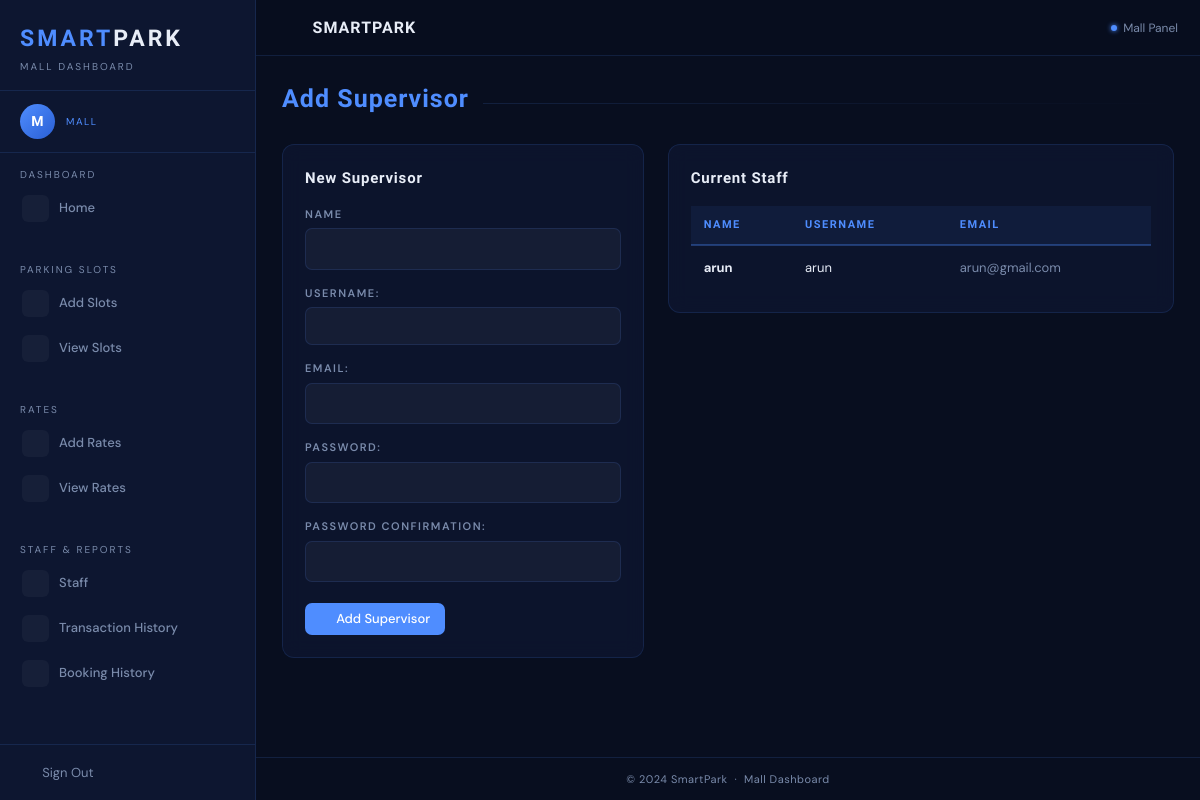
The app's page /adminApp/addSupervisor/ (signed in) with its own data.
### Admin/models.py (models this page shows)
class Staff(models.Model):
    staff = models.ForeignKey(User, on_delete=models.CASCADE ,related_name="staff")
    mall = models.ForeignKey(User, on_delete=models.CASCADE ,related_name="mall_staff")

class User(AbstractUser):
    is_customer = models.IntegerField(default=False) # 1 -> user   , 2-> mall , 3-> staff

### Admin/views.py (the view)
# urls.py: path('addSupervisor/', views.addSupervisor, name='addSupervisor'),
def addSupervisor(request):
    mall_id=request.session['mall_id']
    print(mall_id)
    data = Staff.objects.filter(mall_id=mall_id).select_related('staff')
    if request.method == 'POST':
        name = request.POST.get('name')
        user = request.POST.get('username')
        passw = request.POST.get('password1')
        email = request.POST.get('email')
        print(user,passw)
        new_user=User.objects.create_user(first_name=name, username=user,password=passw, is_customer=3,is_active=True,email=email, is_staff=True)
        new_user.save()
        mall= User.objects.get(id=mall_id)
        s=Staff.objects.create(staff=new_user,mall=mall)
        s.save()
        return HttpResponse("<script>window.alert('Successfully Created !');window.location.href='/adminApp/addSupervisor/'</script>")
    else:
        form = CustomUserCreationForm  ()
    print(data)
    return render(request, 'admin/addStaff.html', {'form': form,"data":data ,"uname":request.session["uname"]})

### Home/forms.py (shortened to what this page needs)
class CustomUserCreationForm(UserCreationForm):
    email = forms.EmailField(required=True)  # Add the email field
    class Meta:
        model = User  # Use your custom User model
        fields = ['username', 'email', 'password1', 'password2']  # Add 'email' to fields
        widgets = {
            'username': forms.TextInput(attrs={'class': 'form-control','style': 'color: white;'}),
            'email': forms.EmailInput(attrs={'class': 'form-control' ,'style': 'color: white;'}),
            'password1': forms.PasswordInput(attrs={'class': 'form-control' ,'style': 'color: white;'}),
            'password2': forms.PasswordInput(attrs={'class': 'form-control' ,'style': 'color: white;'}),
        }

### Admin/templates/admin/addStaff.html (shortened to what this page needs)
{% extends 'mall/shared/base.html' %}
{% load static %}
{% block content %}
<div class="sp-page-header">
  <h1>Add Supervisor</h1>
  <div class="sp-header-line"></div>
</div>
<div style="display:grid;grid-template-columns:1fr 1.4fr;gap:24px;align-items:start;max-width:1000px;">
  <div class="sp-card">
    <div class="sp-card-title">New Supervisor</div>
    <form method="POST">
      <div class="form-field">
        <label>Name</label>
        <input type="text" name="name" style="color:white;">
      </div>
      <div class="form-field">
        {{ form.username.label_tag }}
        {{ form.username }}
      </div>
      <div class="form-field">
        {{ form.email.label_tag }}
        <input type="email" name="email" style="color:white;">
      </div>
      <div class="form-field">
        {{ form.password1.label_tag }}
        <input type="password" name="password1" style="color:white;">
      </div>
      <div class="form-field">
        {{ form.password2.label_tag }}
        <input type="password" name="password2" style="color:white;">
      </div>
      <button type="submit" class="sp-btn sp-btn-primary" style="margin-top:6px;">
        <i class="mdi mdi-account-plus"></i> Add Supervisor
      </button>
    </form>
  </div>
  <div class="sp-card">
    <div class="sp-card-title">Current Staff</div>
    {% if not data %}
      <div class="sp-empty">
        <i class="mdi mdi-account-off"></i>
        <p>No staff members added yet.</p>
      </div>
    {% else %}
    <div class="sp-table-wrap">
      <table class="sp-table">
        <thead>
          <tr>
            <th>Name</th>
            <th>Username</th>
            <th>Email</th>
          </tr>
        </thead>
        <tbody>
          {% for i in data %}
          <tr>
            <td><strong>{{ i.staff.first_name }}</strong></td>
            <td>{{ i.staff.username }}</td>
            <td style="color:var(--text-muted);">{{ i.staff.email }}</td>
          </tr>
          {% endfor %}
        </tbody>
      </table>
    </div>
    {% endif %}
  </div>
</div>
{% endblock content %}

### records on screen
Staff: staff.first_name "arun", staff.username "arun", staff.email "arun@gmail.com"
